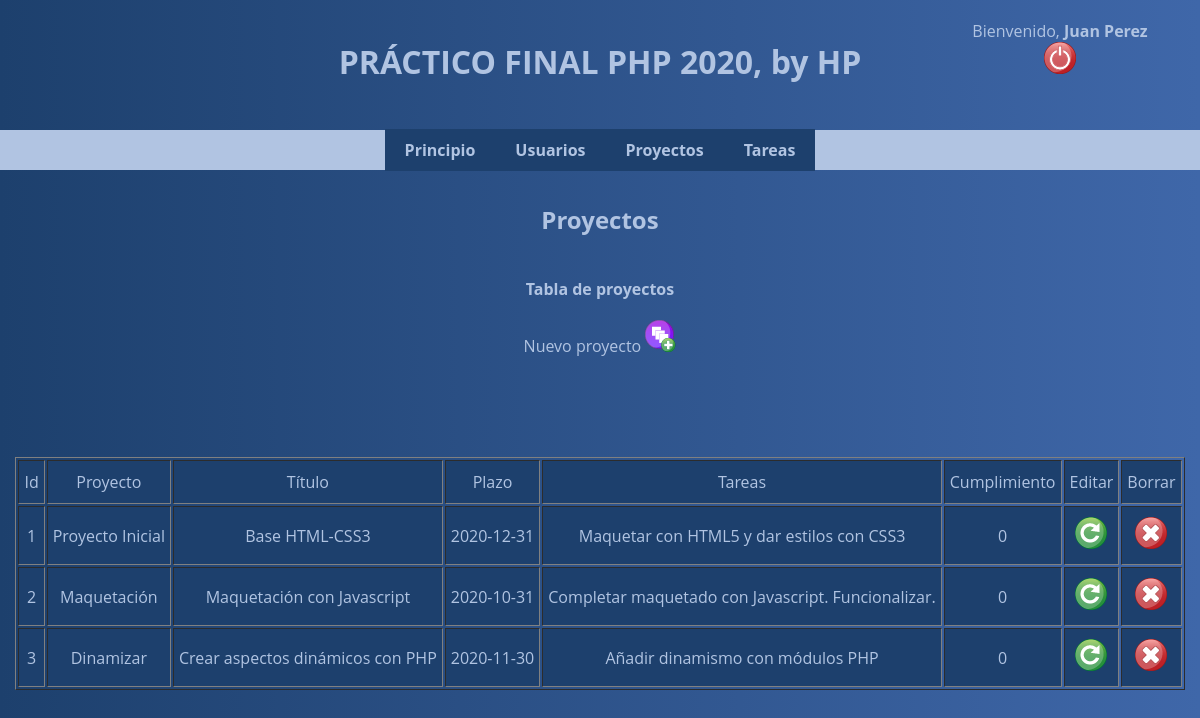
The app's page /m3/proyectosad.php (signed in) with its own data.
### tables this page shows
CREATE TABLE `projects` (
  `id_p` int(11) NOT NULL,
  `project` varchar(255) NOT NULL,
  `title` varchar(255) NOT NULL,
  `deadline` date NOT NULL DEFAULT current_timestamp(),
  `works` varchar(255) NOT NULL,
  `fulfillment` int(11) NOT NULL
);

### m3/proyectosad.php (the view, shortened to what this page needs)
<!DOCTYPE html>
<html>
    <head>
    </head>
    <body>
        <header>
            <?php
            include('../includes/header2.php');
            ?>
        </header>
        <div>
            <?php
            if ($_SESSION['role']=='1') {
            include('../includes/menu2ad.php');
            }else{
                include('../includes/menu2.php');
            }
            ?>
        <div>
            <div class="subtitle">
                <h2>Proyectos</h2>
            </div>
            <br>
            <div class="subtitle2">
                <h4>Tabla de proyectos</h4>
            </div>
            <div id="new">
                <a href='nuevop.php'>Nuevo proyecto <img src='../images/n_proyecto.png' alt="Nuevo" class=''></a>
            </div>
            <div>
                <?php
                require('../conectar_bd.php');
                $sql3=("SELECT * FROM projects");
                $query1t= mysqli_query($mysqli, $sql3);
                echo "<table border='1'; class='';>";
                    echo "<tr>";
                        echo "<td>Id</td>";
                        echo "<td>Proyecto</td>";
                        echo "<td>Título</td>";
                        echo "<td>Plazo</td>";
                        echo "<td>Tareas</td>";
                        echo "<td>Cumplimiento</td>";
                        echo "<td>Editar</td>";
                        echo "<td>Borrar</td>";
                    echo "</tr>";
                    while ($matrizp=mysqli_fetch_array($query1t)) {
                        echo "<tr class=''>";
                        echo "<td>$matrizp[0]</td>";
                        echo "<td>$matrizp[1]</td>";
                        echo "<td>$matrizp[2]</td>";
                        echo "<td>$matrizp[3]</td>";
                        echo "<td>$matrizp[4]</td>";
                        echo "<td>$matrizp[5]</td>";
                        echo "<td><a href='./editp.php?id_p=$matrizp[0]'><img src='../images/actualizar.png' class=''></td>";
                        echo "<td><a href='../m3/proyectosad.php?id_p=$matrizp[0]&idborrar=2'><img src='../images/borrar.png' class=''></td>";
                        echo "</tr>";
                    }
                ?>
            </div>
        </div>
    </body>
</html>

### includes/header2.php (shortened to what this page needs)
<!DOCTYPE html>
<html>
    <link rel="stylesheet" href="../css/estilos.css">
<body>
<h1 class="title">PRÁCTICO FINAL PHP 2020, by HP</h1>
</body>
</html>

### includes/menu2.php
<!DOCTYPE html>
<div id="navbar">
            <ul class="horizontal">
                <li><a href="../index2.php">Principio</a></li>
                <li><a href="../m1/usuarios.php">Usuarios</a></li>
                <li><a href="../m3/proyectos.php">Proyectos</a></li>
                <li><a href="../m4/tareas.php">Tareas</a></li>
            </ul>
        </div>
        <div id="conexion">
            <ul class="horizontal">
                <li>Bienvenido,<strong><?php echo " " . $_SESSION['name'];?></strong></li>
                <li><a href="../desconectar.php"><img src="../images/salir.png" alt="Cerrar Sesión" class=''></a></li>
            </ul>
        </div>
</html>

### css/estilos.css (style rules this page uses)
* { box-sizing: border-box; margin: 0; padding: 0; color: #B1C4E2; text-align: center; }
a { text-decoration: none; }
body { font-family: 'Open Sans', sans-serif; background-image: linear-gradient(90deg, #1D406D, #3F67A9); height: 100vh; display: flex; flex-direction: column; align-items: center; }
#navbar { position: absolute; top: 100px; left: 0; width: 100%; height: 40px; background-color: #B1C4E2; margin: 30px auto; }
ul.horizontal { margin:0; padding:0; height: 100%; display: flex; flex-direction: row; justify-content: center; align-items: center; flex-wrap: wrap; }
ul.horizontal li { display:block; float:left; }
ul.horizontal li a { font-weight: bold; text-decoration: none; background-color: #1D406D; padding: 10px 20px; }
#conexion { width: 20%; position: absolute; top: 20px; right: 20px; height: 40px; text-align: center; }
#conexion ul.horizontal li a { background-color: transparent; }
.title { margin-top: 40px; }
.subtitle { margin-top: 120px; }
.subtitle2 h4 { margin-top: 20px; }
#new { margin-top: 20px; }
table { max-width: 1200px; margin-top: 100px; }
td { padding: 10px 5px; text-align: center; background-color: #1D406D; }

### records on screen
projects: id_p "1", project "Proyecto Inicial", title "Base HTML-CSS3", deadline "2020-12-31", works "Maquetar con HTML5 y dar estilos con CSS3", fulfillment "0"
projects: id_p "2", project "Maquetación", title "Maquetación con Javascript", deadline "2020-10-31", works "Completar maquetado con Javascript. Funcionalizar.", fulfillment "0"
projects: id_p "3", project "Dinamizar", title "Crear aspectos dinámicos con PHP", deadline "2020-11-30", works "Añadir dinamismo con módulos PHP", fulfillment "0"

### other values on screen
$_SESSION['name'] "Juan Perez"
